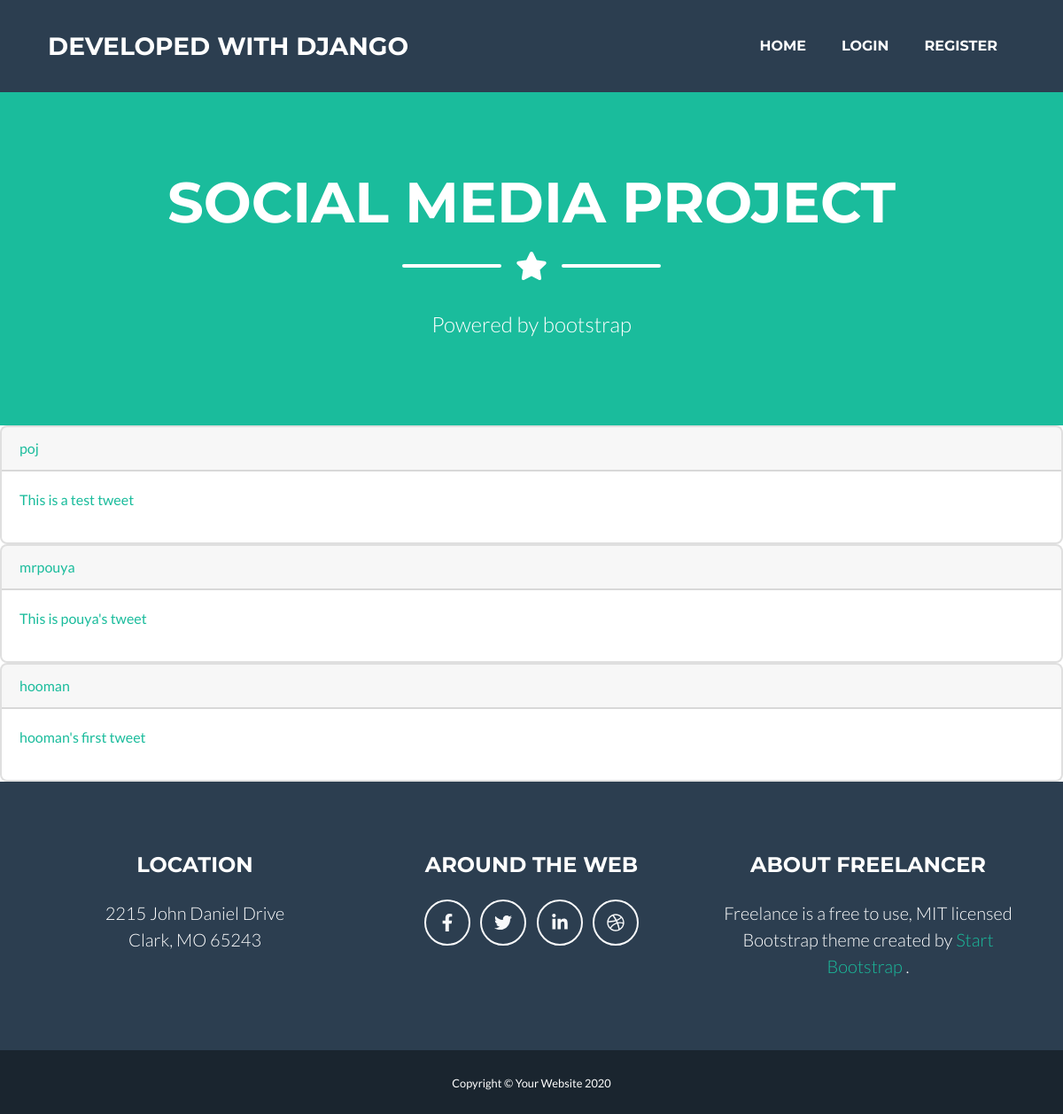
/, run on an earlier commit of the app's database.
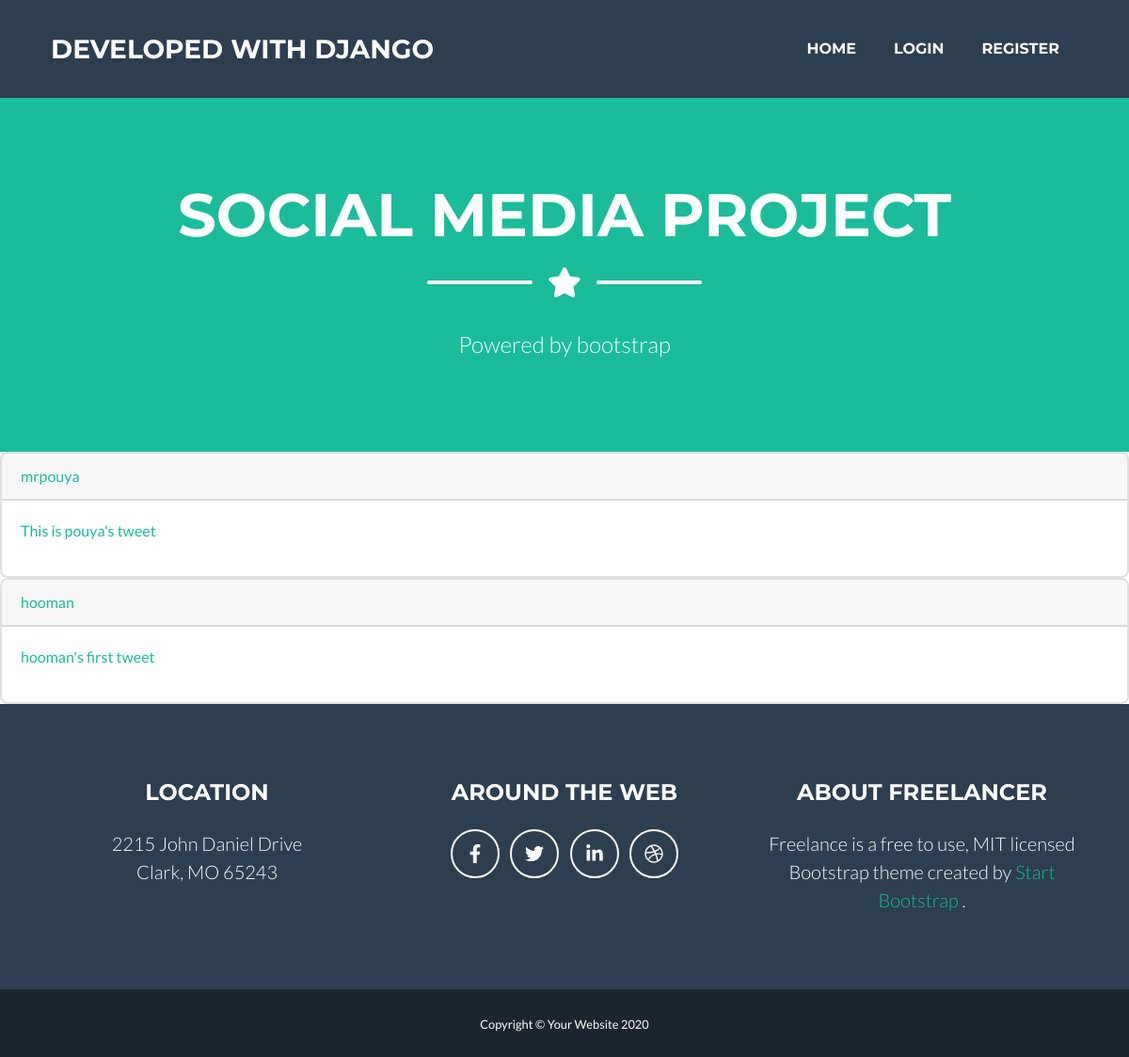
And on a later commit of the database.
### posts/models.py (models this page shows, shortened)
class Post (models.Model):
    user = models.ForeignKey(User, on_delete=models.CASCADE)
    body = models.TextField(max_length = 400)
    slug = models.SlugField(max_length = 20)
    created = models.DateTimeField(auto_now_add=True)
    def get_absolute_url(self):
        return reverse('posts:post_detail', args=[self.created.year,
         self.created.month,
          self.created.day,
           self.slug])

### posts/views.py (the view)
# urls.py: path('', views.all_posts, name = 'all_posts'),
def all_posts(request):
    posts = Post.objects.all()
    return render(request, 'posts/all_posts.html', {'posts':posts})

### posts/templates/posts/all_posts.html
{% extends 'index.html' %}
{% block content %}
    {% for post in posts %}
        <div class="card">
            <p class="card-header"><a href="{% url 'account:dashboard' post.user.id %}"> {{post.user}}</a></p>
            <p class="card-body"> <a href="{{ post.get_absolute_url }}"> {{post.body}}</a></p>
        </div>
    {% endfor %}
{% endblock %}

What changed in the data, as far as the page shows it:
removed Post: user "poj", body "This is a test tweet"
